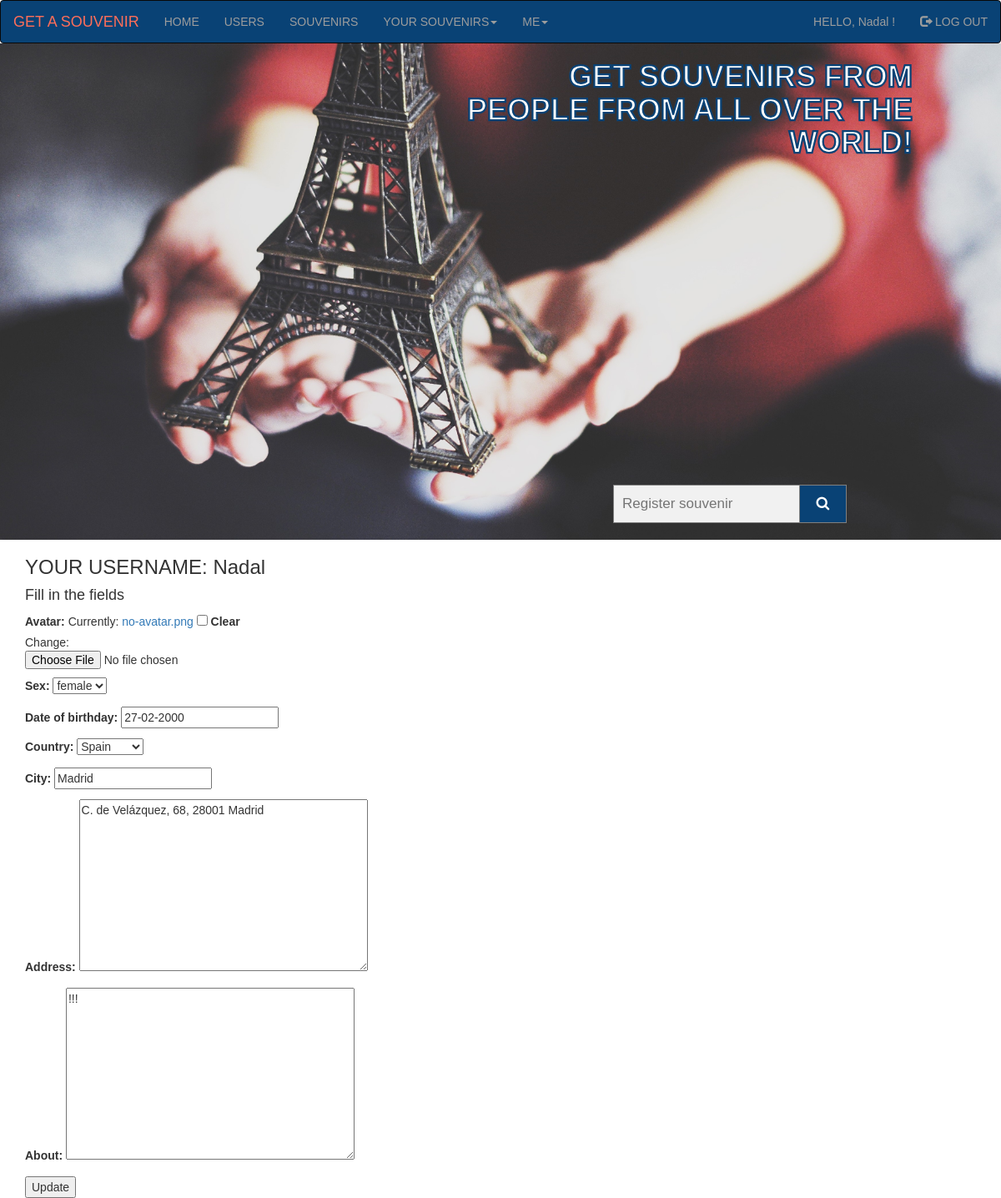
/update_user_info/admin/ (signed in), run on an earlier commit of the app's database.
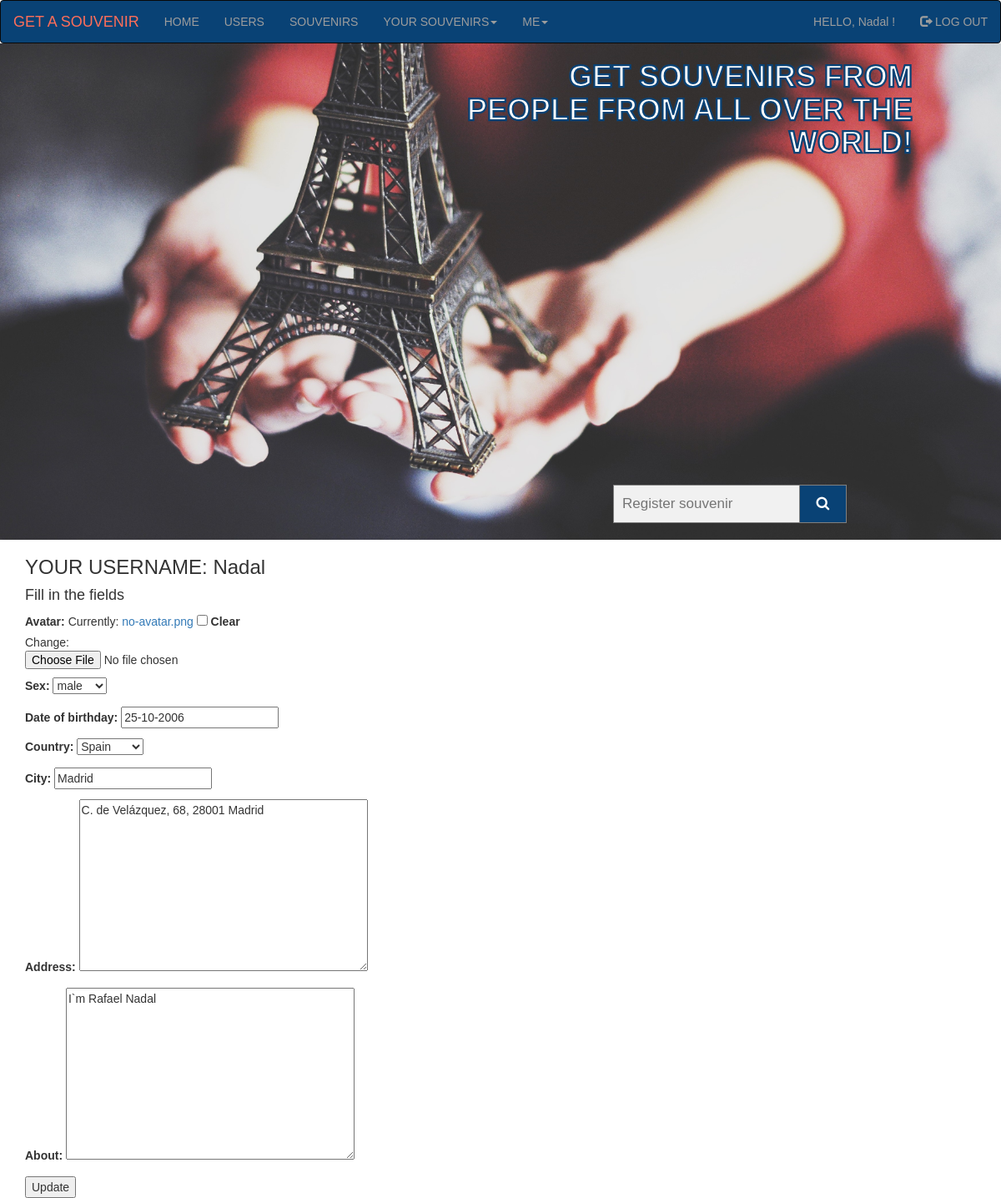
And on a later commit of the database.
### souvenirs_app/models.py (models this page shows, shortened)
class UserInfo(models.Model):
    username = models.OneToOneField(User, on_delete=models.PROTECT, primary_key=True)
    slug = models.SlugField(max_length=30, verbose_name='URL')
    avatar = models.ImageField(upload_to='avatars/', default='no-avatar.jpg', null=True, blank=True)
    sex = models.CharField(max_length=6, choices=(('MALE', 'male'), ('FEMALE', 'female')))
    date_of_birthday = models.DateField(null=True, blank=True)
    country = models.ForeignKey(Country, on_delete=models.PROTECT, related_name='userinfo', unique=False)
    city = models.CharField(max_length=30)
    address = models.TextField(max_length=200)
    about = models.TextField(max_length=500, null=True, blank=True)
    class Meta:
        verbose_name = 'User_information'
        verbose_name_plural = 'User_informations'

### souvenirs_app/views.py (the view)
# urls.py: path('update_user_info/<slug:user_info_slug>/', views.UpdateUserInfo.as_view(), name='update_user_info'),
class UpdateUserInfo(LoginRequiredMixin, UpdateView):
    model = UserInfo
    form_class = UserInfoForm
    template_name = 'souvenirs_app/update_user_info.html'
    def get(self, request, **kwargs):
        try:
            self.model.objects.get(username=self.request.user)
            return super(UpdateUserInfo, self).get(request, **kwargs)
        except self.model.DoesNotExist:
            return redirect(reverse('souvenirs_app:create_user_info'))
    def get_object(self, queryset=None):
        return UserInfo.objects.get(username=self.request.user)

### souvenirs_app/forms.py
class UserInfoForm(forms.ModelForm):
    date_of_birthday = forms.DateField(widget=forms.DateInput(format='%d-%m-%Y'))
    class Meta:
        model = UserInfo
        exclude = ['username', 'slug']

### souvenirs_app/models.py (called while the page is built)
    def __str__(self):
        return self.title

### souvenirs_app/templates/souvenirs_app/update_user_info.html (shortened to what this page needs)
{% extends 'souvenirs_app/base.html' %}
{% block content %}
    <h3>YOUR USERNAME: {{ user.get_username }}</h3>
    <h4>Fill in the fields</h4>
    <form action="{% url 'souvenirs_app:update_user_info' object.slug %}" method="post" enctype="multipart/form-data">
        {{ form.as_p }}
    <input type="submit" value="Update"/>
    </form>
{% endblock content %}

What changed in the data, as far as the page shows it:
changed UserInfo "Spain": sex "female" → "male"; date_of_birthday "27-02-2000" → "25-10-2006"; about "!!!" → "I`m Rafael Nadal"
